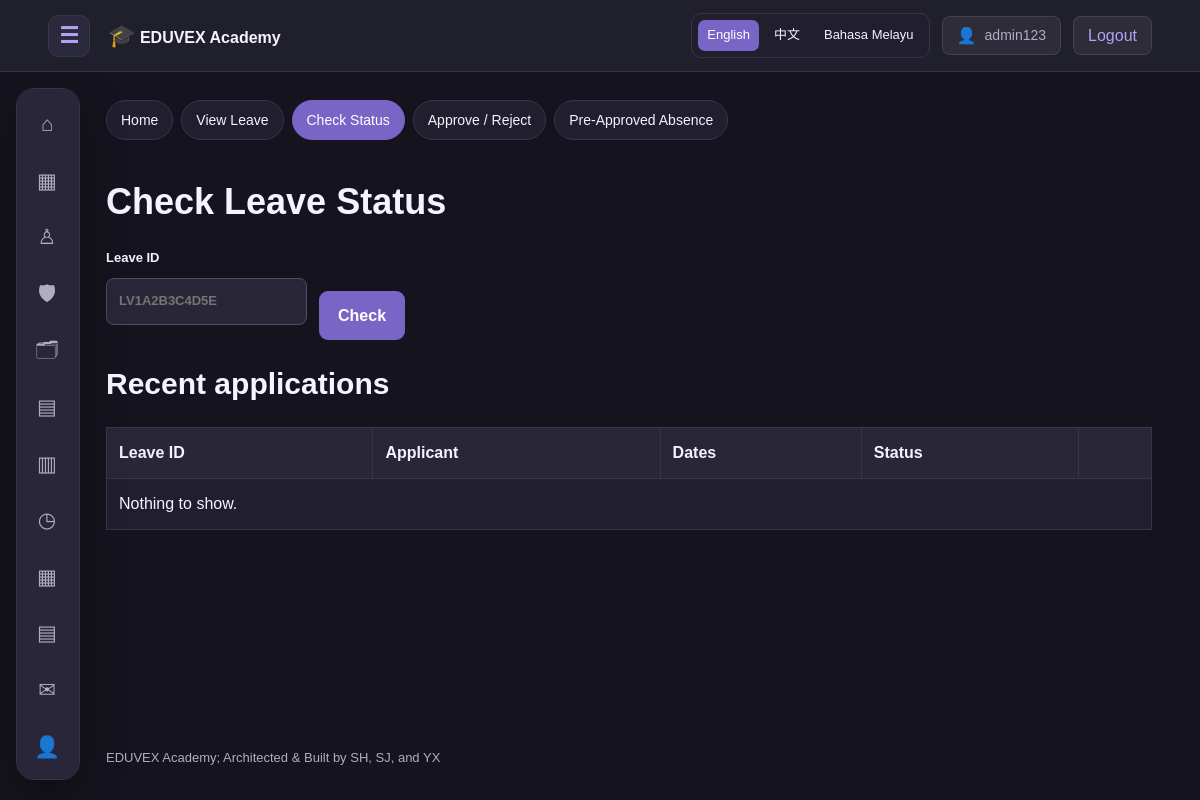
Before: /leave/leave_status.php (signed in) with the older database file.
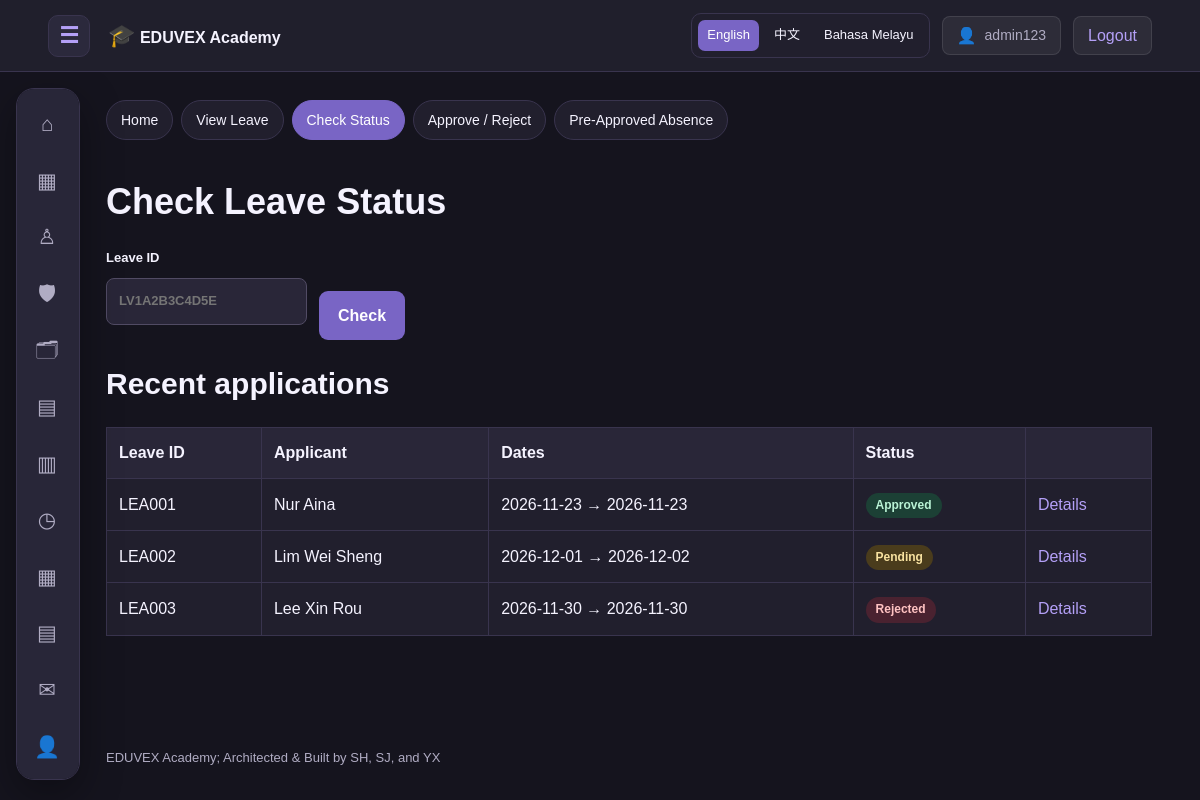
After: the same page with the newer database file.
### tables this page shows
CREATE TABLE IF NOT EXISTS leave_applications (
    leave_id VARCHAR(12) PRIMARY KEY,
    applicant_id VARCHAR(12) NOT NULL,
    applicant_type ENUM('Student','Staff') NOT NULL,
    leave_type VARCHAR(80),
    start_date DATE NOT NULL,
    end_date DATE NOT NULL,
    reason TEXT,

    status ENUM(
        'Pending',
        'Approved',
        'Rejected'
    ) NOT NULL DEFAULT 'Pending',

    approved_by_id VARCHAR(12),
    attachment_path VARCHAR(255),
    created_at TIMESTAMP DEFAULT CURRENT_TIMESTAMP,

    INDEX idx_leave_applicant (
        applicant_id,
        applicant_type
    )
);

### includes/functions.php (called while the page is built, shortened)
<?php
function h(mixed $value): string {
    return htmlspecialchars(
        (string)($value ?? ''),
        ENT_QUOTES | ENT_SUBSTITUTE,
        'UTF-8'
    );
}
function url(string $path = ''): string {
    return BASE_URL . '/' . ltrim($path, '/');
}
function me(): array {
    return [
        'id' => $_SESSION['user_id'] ?? null,
        'username' => $_SESSION['username'] ?? '',
        'role' => $_SESSION['role'] ?? ''
    ];
}

### includes/lang.php (called while the page is built, shortened)
<?php
require_once __DIR__ . '/functions.php';
function lang_current(): string
{
    $code = (string) ($_SESSION['lang'] ?? 'en');
    return isset(LANG_NAMES[$code]) ? $code : 'en';
}
function lang_strings(): array
{
    static $strings = null;
    if ($strings === null) {
        $file = __DIR__ . '/../language/en.php';
        $data = is_file($file) ? require $file : [];
        $strings = is_array($data) ? $data : [];
    }
    return $strings;
}
function t(string $key, array $vars = []): string
{
    $text = lang_strings()[$key] ?? $key;
    return $text;
}

### includes/attendance_module.php (called while the page is built, shortened)
<?php
function am_role(): string
{
    return (string) (me()['role'] ?? '');
}
function am_is_staff(): bool
{
    return am_role() === 'staff';
}
function am_is_student(): bool
{
    return am_role() === 'student';
}
    ?>

### leave/leave_status.php (the view, shortened to what the changed rows need)
<?php
require_once __DIR__ . '/../includes/leave_module.php';
$lookup = trim((string) ($_GET['id'] ?? ''));
$leave = $lookup !== '' ? lv_find($pdo, $lookup) : null;
$recent = [];
if ($lookup === '') {
    $recent = lv_list($pdo, [], 10);
}
require __DIR__ . '/../includes/header.php';
lv_nav('status');
?>
<h1><?= h(t('lv.status.title')) ?></h1>
<?php if ($lookup !== '' && $leave === null): ?>
    <p class="am-error"><?= h(t('lv.status.not_found')) ?></p>
<?php else: ?>
    <h2><?= h(t('lv.status.recent')) ?></h2>
    <div class="table-wrap">
    <table>
        <thead>
            <tr><th><?= h(t('lv.col.id')) ?></th><th><?= h(t('lv.col.applicant')) ?></th>
                <th><?= h(t('lv.col.dates')) ?></th><th><?= h(t('lv.col.status')) ?></th><th></th></tr>
        </thead>
        <tbody>
        <?php if (!$recent): ?>
            <tr><td colspan="5"><?= h(t('lv.none')) ?></td></tr>
        <?php endif; ?>
        <?php foreach ($recent as $l): ?>
            <tr>
                <td><?= h($l['leave_id']) ?></td>
                <td><?= h($l['applicant_name'] ?? $l['applicant_id']) ?></td>
                <td><?= h($l['start_date']) ?> &rarr; <?= h($l['end_date']) ?></td>
                <td><?= lv_badge($l['status']) ?></td>
                <td><a href="?id=<?= h(urlencode($l['leave_id'])) ?>"><?= h(t('lv.btn.details')) ?></a></td>
            </tr>
        <?php endforeach; ?>
        </tbody>
    </table>
    </div>
<?php endif; ?>
<?php require __DIR__ . '/../includes/footer.php'; ?>

### includes/floating_nav.php (shortened to what the changed rows need)
<?php
require_once __DIR__ . '/functions.php';
$role = logged_in() ? (string) me()['role'] : '';
$dashboard = match ($role) {
    'admin'   => 'admin/dashboard.php',
    'staff'   => 'tutor/dashboard.php',
    'student' => 'student/dashboard.php',
    default   => 'auth/login.php'
};
$items = [
    ['Home', 'index.php', '⌂'],
    ['Dashboard', $dashboard, '▦']
];
if ($role === 'admin' || $role === 'staff') {
    $items[] = [
        'Students',
        'student_management/index.php',
        '♙'
    ];
    if ($role === 'admin') {
        $items[] = [
            'Admin Management',
            'admin_management/index.php',
            '🛡'
        ];
        $items[] = [
            'Tutor Management',
            'tutor_management/index.php',
            '🗂'
        ];
    }
    $items[] = [
        'Classes',
        'class_management/index.php',
        '▤'
    ];
    $items[] = [
        'Subjects',
        'class_management/subjects.php',
        '▥'
    ];
    $items[] = [
        'Timetable',
        'class_management/timetable.php',
        '◷'
    ];
}
if ($role === 'admin') {
    $items[] = [
        'Attendance Overview',
        'admin/attendance.php',
        '▦'
    ];
        $items[] = [
        'Attendance Records',
        'attendance/index.php',
        '▤'
    ];
}
if ($role === 'admin' || $role === 'staff' || $role === 'student') {
    $items[] = [
        'Leave',
        'leave/index.php',
        '✉'
    ];
}
if ($role === 'admin') {
    $items[] = ['My Profile', 'admin/profile.php', '👤'];
} elseif ($role === 'staff') {
    $items[] = ['My Profile', 'tutor/profile.php', '👤'];
} elseif ($role === 'student') {
    $items[] = ['My Profile', 'student_management/view_student.php?id=' . urlencode(me()['student_id'] ?? ''), '👤'];
}
$items[] = [
    $role ? 'Logout' : 'Sign In',
    $role ? 'auth/logout.php' : 'auth/login.php',
    $role ? '↪' : '→'
];
$currentPath = parse_url(
    $_SERVER['REQUEST_URI'] ?? '',
    PHP_URL_PATH
) ?: '';
?>
<aside
    class="floating-nav"
    id="floating-navigation"
    aria-label="Main navigation"
    data-floating-nav>
    <nav class="floating-nav-links">
        <?php foreach ($items as [$label, $path, $symbol]): ?>
            <?php
            $targetPath = parse_url(
                url($path),
                PHP_URL_PATH
            ) ?: '';
            $isActive = (
                $currentPath === $targetPath
                && !in_array(
                    $label,
                    [
                        'Logout',
                        'Sign In',
                        'Features',
                        'About'
                    ],
                    true
                )
            );
            ?>
            <a
                class="float-link<?= $isActive ? ' active' : '' ?>"
                href="<?= h(url($path)) ?>"
                title="<?= h($label) ?>"
                <?= $isActive ? 'aria-current="page"' : '' ?>>
                <span
                    class="float-icon"
                    aria-hidden="true">
                    <?= h($symbol) ?>
                </span>
            </a>
        <?php endforeach; ?>
    </nav>
</aside>

### includes/leave_module.php (shortened to what the changed rows need)
<?php
require_once __DIR__ . '/attendance_module.php';
require_once __DIR__ . '/lang.php';
function lv_status_label(string $status): string
{
    return t('lv.status.' . strtolower($status));
}
function lv_badge(string $status): string
{
    return '<span class="am-badge lv-' . h(strtolower($status)) . '">'
        . h(lv_status_label($status)) . '</span>';
}
function lv_is_reviewer(): bool
{
    return am_is_admin() || am_is_staff();
}
function lv_where(PDO $pdo, array $f): array
{
    $where = [];
    $params = [];
    return [$where ? implode(' AND ', $where) : '1 = 1', $params];
}
function lv_list(PDO $pdo, array $f, int $limit = 0, int $offset = 0): array
{
    [$where, $params] = lv_where($pdo, $f);
    $sql = 'SELECT ' . LV_COLUMNS . LV_FROM
        . " WHERE $where
            ORDER BY l.created_at DESC, l.leave_id";
    if ($limit > 0) {
        $sql .= ' LIMIT ' . (int) $limit . ' OFFSET ' . (int) $offset;
    }
    $stmt = $pdo->prepare($sql);
    $stmt->execute($params);
    return $stmt->fetchAll();
}
function lv_nav(string $active = ''): void
{
    $links = [
        'index'  => ['index.php', 'lv.nav.home'],
        'view'   => ['view_leave.php', 'lv.nav.view'],
        'status' => ['leave_status.php', 'lv.nav.status'],
    ];
    if (lv_is_reviewer()) {
        $links['approve'] = ['approve_leave.php', 'lv.nav.approve'];
        $links['absence'] = ['approved_absence.php', 'lv.nav.absence'];
    }
    echo '<link rel="stylesheet" href="'
        . h(url('assets/css/attendance_module.css')) . '">';
    echo '<link rel="stylesheet" href="'
        . h(url('assets/css/leave_module.css')) . '">';
    echo '<div class="lv-bar">';
    echo '<nav class="am-nav" aria-label="' . h(t('lv.title')) . '">';
    foreach ($links as $key => [$file, $label]) {
        echo '<a href="' . h(url('leave/' . $file)) . '"'
            . ($key === $active ? ' class="active"' : '') . '>'
            . h(t($label)) . '</a>';
    }
    echo '</nav>';
    echo '</div>';
}

### includes/site_language.php (shortened to what the changed rows need)
<?php
require_once __DIR__ . '/lang.php';
function site_language_widget(): string
{
    $current = lang_current();
    $target = SITE_TRANSLATE_CODES[$current] ?? '';
    $html = '<style>
        .site-lang { position: fixed; right: 14px; top: 12px; z-index: 9999;
            display: flex; gap: 6px; padding: 6px; border-radius: 10px;
            background: var(--surface, #1b1f2a);
            border: 1px solid var(--line, #3a4052); }
        .site-lang a { padding: 5px 9px; border-radius: 7px; font-size: 13px;
            color: var(--text, #ffffff); text-decoration: none; }
        .site-lang a.active { background: var(--accent-dark, #2563eb); color: #ffffff; }
                .site-lang.in-header { position: static; }
        #google_translate_element, iframe.skiptranslate,
        .goog-te-banner-frame { display: none !important; }
        body { top: 0 !important; }
    </style>';
    $html .= '<div class="site-lang notranslate" translate="no" aria-label="Language">';
    foreach (LANG_NAMES as $code => $name) {
        $query = $_GET;
        $query['lang'] = $code;
        $html .= '<a href="?' . h(http_build_query($query)) . '"'
            . ($code === $current ? ' class="active" aria-current="true"' : '')
            . '>' . h($name) . '</a>';
    }
    $html .= '</div><div id="google_translate_element"></div>';
    $html .= '<script>
(function () {
    var box = document.querySelector(".header-actions");
    var bar = document.querySelector(".site-lang");
    if (box && bar) {                   // sit inside the navbar, before Profile
        box.insertBefore(bar, box.firstChild);
        bar.classList.add("in-header");
    }
    var target = ' . json_encode($target) . ';
    var expire = "; expires=Thu, 01 Jan 1970 00:00:00 GMT; path=/";
    if (!target) {                      // English: no translation
        document.cookie = "googtrans=" + expire;
        return;
    }
    document.cookie = "googtrans=/en/" + target + "; path=/";
    window.googleTranslateElementInit = function () {
        new google.translate.TranslateElement({
            pageLanguage: "en",
            includedLanguages: "en,zh-CN,ms",
            autoDisplay: false
        }, "google_translate_element");
    };
    var s = document.createElement("script");
    s.src = "https://translate.google.com/translate_a/element.js?cb=googleTranslateElementInit";
    document.body.appendChild(s);
})();
</script>';
    return $html;
}

Changed rows visible on the page:
added leave_applications: leave_id "LEA001", applicant_name "Nur Aina", start_date "2026-11-23", end_date "2026-11-23", status "Approved"
added leave_applications: leave_id "LEA002", applicant_name "Lim Wei Sheng", start_date "2026-12-01", end_date "2026-12-02", status "Pending"
added leave_applications: leave_id "LEA003", applicant_name "Lee Xin Rou", start_date "2026-11-30", end_date "2026-11-30", status "Rejected"
Other visible differences:
t('lv.none'): "Nothing to show." → (not shown)
